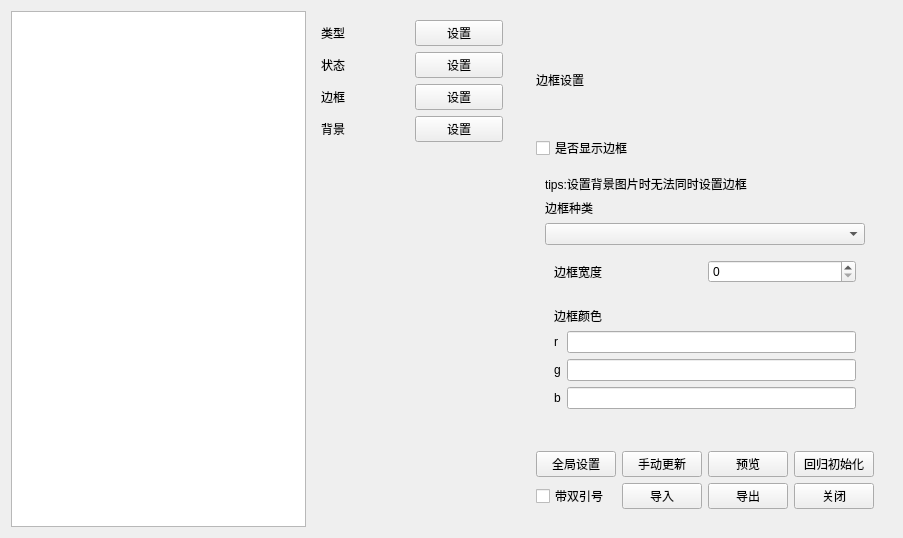
<?xml version="1.0" encoding="UTF-8"?>
<ui version="4.0">
 <class>MainQssWidget</class>
 <widget class="QWidget" name="MainQssWidget">
  <property name="geometry">
   <rect>
    <x>0</x>
    <y>0</y>
    <width>903</width>
    <height>538</height>
   </rect>
  </property>
  <property name="windowTitle">
   <string>Form</string>
  </property>
  <layout class="QHBoxLayout" name="horizontalLayout">
   <item>
    <widget class="QTextEdit" name="m_pTEQSS"/>
   </item>
   <item>
    <widget class="QWidget" name="widget" native="true">
     <property name="minimumSize">
      <size>
       <width>200</width>
       <height>0</height>
      </size>
     </property>
     <layout class="QGridLayout" name="gridLayout">
      <item row="0" column="0">
       <widget class="QLabel" name="label">
        <property name="text">
         <string>类型</string>
        </property>
       </widget>
      </item>
      <item row="2" column="0">
       <widget class="QLabel" name="label_3">
        <property name="text">
         <string>边框</string>
        </property>
       </widget>
      </item>
      <item row="1" column="1">
       <widget class="QPushButton" name="m_pBtnState">
        <property name="text">
         <string>设置</string>
        </property>
       </widget>
      </item>
      <item row="3" column="1">
       <widget class="QPushButton" name="m_pBtnBackground">
        <property name="text">
         <string>设置</string>
        </property>
       </widget>
      </item>
      <item row="1" column="0">
       <widget class="QLabel" name="label_2">
        <property name="text">
         <string>状态</string>
        </property>
       </widget>
      </item>
      <item row="0" column="1">
       <widget class="QPushButton" name="m_pBtnType">
        <property name="text">
         <string>设置</string>
        </property>
       </widget>
      </item>
      <item row="3" column="0">
       <widget class="QLabel" name="label_4">
        <property name="text">
         <string>背景</string>
        </property>
       </widget>
      </item>
      <item row="4" column="1">
       <spacer name="verticalSpacer">
        <property name="orientation">
         <enum>Qt::Vertical</enum>
        </property>
        <property name="sizeHint" stdset="0">
         <size>
          <width>20</width>
          <height>40</height>
         </size>
        </property>
       </spacer>
      </item>
      <item row="2" column="1">
       <widget class="QPushButton" name="m_pBtnBorder">
        <property name="text">
         <string>设置</string>
        </property>
       </widget>
      </item>
     </layout>
    </widget>
   </item>
   <item>
    <widget class="QWidget" name="widget_3" native="true">
     <property name="minimumSize">
      <size>
       <width>200</width>
       <height>0</height>
      </size>
     </property>
     <layout class="QVBoxLayout" name="verticalLayout">
      <item>
       <widget class="QStackedWidget" name="m_pMainStackedWgt">
        <property name="currentIndex">
         <number>2</number>
        </property>
        <widget class="QWidget" name="type">
         <layout class="QVBoxLayout" name="verticalLayout_2">
          <item>
           <widget class="QLabel" name="label_5">
            <property name="maximumSize">
             <size>
              <width>16777215</width>
              <height>30</height>
             </size>
            </property>
            <property name="text">
             <string>类型设置</string>
            </property>
           </widget>
          </item>
          <item>
           <widget class="QWidget" name="widget_5" native="true">
            <layout class="QVBoxLayout" name="verticalLayout_3">
             <item>
              <widget class="QLabel" name="label_6">
               <property name="text">
                <string>选择类型</string>
               </property>
              </widget>
             </item>
             <item>
              <widget class="QComboBox" name="m_pCBType"/>
             </item>
             <item>
              <widget class="QLineEdit" name="m_pLECustomType"/>
             </item>
            </layout>
           </widget>
          </item>
          <item>
           <spacer name="verticalSpacer_3">
            <property name="orientation">
             <enum>Qt::Vertical</enum>
            </property>
            <property name="sizeHint" stdset="0">
             <size>
              <width>20</width>
              <height>40</height>
             </size>
            </property>
           </spacer>
          </item>
         </layout>
        </widget>
        <widget class="QWidget" name="state">
         <layout class="QVBoxLayout" name="verticalLayout_5">
          <item>
           <widget class="QLabel" name="label_7">
            <property name="maximumSize">
             <size>
              <width>16777215</width>
              <height>30</height>
             </size>
            </property>
            <property name="text">
             <string>状态设置</string>
            </property>
           </widget>
          </item>
          <item>
           <widget class="QWidget" name="widget_2" native="true">
            <layout class="QVBoxLayout" name="verticalLayout_4">
             <item>
              <widget class="QLabel" name="label_8">
               <property name="text">
                <string>状态选择</string>
               </property>
              </widget>
             </item>
             <item>
              <widget class="QComboBox" name="m_pCBState"/>
             </item>
             <item>
              <spacer name="verticalSpacer_2">
               <property name="orientation">
                <enum>Qt::Vertical</enum>
               </property>
               <property name="sizeHint" stdset="0">
                <size>
                 <width>20</width>
                 <height>40</height>
                </size>
               </property>
              </spacer>
             </item>
            </layout>
           </widget>
          </item>
         </layout>
        </widget>
        <widget class="QWidget" name="border">
         <layout class="QVBoxLayout" name="verticalLayout_7">
          <item>
           <widget class="QLabel" name="label_9">
            <property name="text">
             <string>边框设置</string>
            </property>
           </widget>
          </item>
          <item>
           <widget class="QCheckBox" name="m_pCBIsShowBorder">
            <property name="text">
             <string>是否显示边框</string>
            </property>
           </widget>
          </item>
          <item>
           <widget class="QWidget" name="m_pWgtBorderConfig" native="true">
            <layout class="QVBoxLayout" name="verticalLayout_6">
             <item>
              <widget class="QLabel" name="label_24">
               <property name="text">
                <string>tips:设置背景图片时无法同时设置边框</string>
               </property>
              </widget>
             </item>
             <item>
              <widget class="QLabel" name="label_10">
               <property name="text">
                <string>边框种类</string>
               </property>
              </widget>
             </item>
             <item>
              <widget class="QComboBox" name="m_bCBBorderType"/>
             </item>
             <item>
              <widget class="QWidget" name="m_pWgtBorderWidth" native="true">
               <layout class="QHBoxLayout" name="horizontalLayout_5">
                <item>
                 <widget class="QLabel" name="label_23">
                  <property name="text">
                   <string>边框宽度</string>
                  </property>
                 </widget>
                </item>
                <item>
                 <widget class="QSpinBox" name="m_pSBBorderWidth"/>
                </item>
               </layout>
              </widget>
             </item>
             <item>
              <widget class="QWidget" name="m_pWgtBorderColor" native="true">
               <layout class="QGridLayout" name="gridLayout_2">
                <item row="1" column="1">
                 <widget class="QLineEdit" name="lineEdit_2"/>
                </item>
                <item row="2" column="1">
                 <widget class="QLineEdit" name="lineEdit_3"/>
                </item>
                <item row="1" column="0">
                 <widget class="QLabel" name="label_12">
                  <property name="text">
                   <string>r</string>
                  </property>
                 </widget>
                </item>
                <item row="2" column="0">
                 <widget class="QLabel" name="label_13">
                  <property name="text">
                   <string>g</string>
                  </property>
                 </widget>
                </item>
                <item row="3" column="1">
                 <widget class="QLineEdit" name="lineEdit_4"/>
                </item>
                <item row="0" column="0" colspan="2">
                 <widget class="QLabel" name="label_11">
                  <property name="text">
                   <string>边框颜色</string>
                  </property>
                 </widget>
                </item>
                <item row="3" column="0">
                 <widget class="QLabel" name="label_14">
                  <property name="text">
                   <string>b</string>
                  </property>
                 </widget>
                </item>
               </layout>
              </widget>
             </item>
            </layout>
           </widget>
          </item>
         </layout>
        </widget>
        <widget class="QWidget" name="background">
         <layout class="QVBoxLayout" name="verticalLayout_8">
          <item>
           <widget class="QLabel" name="label_15">
            <property name="text">
             <string>背景设置</string>
            </property>
           </widget>
          </item>
          <item>
           <widget class="QWidget" name="widget_8" native="true">
            <layout class="QHBoxLayout" name="horizontalLayout_2">
             <item>
              <widget class="QLabel" name="label_16">
               <property name="text">
                <string>背景颜色</string>
               </property>
              </widget>
             </item>
             <item>
              <widget class="QCheckBox" name="m_pCBIsBackgroundColor">
               <property name="text">
                <string>是否设置</string>
               </property>
              </widget>
             </item>
            </layout>
           </widget>
          </item>
          <item>
           <widget class="QWidget" name="m_pWgtBackgroundColor" native="true">
            <layout class="QGridLayout" name="gridLayout_3">
             <item row="0" column="0">
              <widget class="QLabel" name="label_17">
               <property name="text">
                <string>r:</string>
               </property>
              </widget>
             </item>
             <item row="0" column="1">
              <widget class="QLineEdit" name="m_pLEBackgroundRed"/>
             </item>
             <item row="1" column="0">
              <widget class="QLabel" name="label_18">
               <property name="text">
                <string>g:</string>
               </property>
              </widget>
             </item>
             <item row="1" column="1">
              <widget class="QLineEdit" name="m_pLEBackgroundGreen"/>
             </item>
             <item row="2" column="0">
              <widget class="QLabel" name="label_19">
               <property name="text">
                <string>b:</string>
               </property>
              </widget>
             </item>
             <item row="2" column="1">
              <widget class="QLineEdit" name="m_pLEBackgroundBlue"/>
             </item>
            </layout>
           </widget>
          </item>
          <item>
           <widget class="QWidget" name="widget_10" native="true">
            <layout class="QHBoxLayout" name="horizontalLayout_4">
             <item>
              <widget class="QLabel" name="label_20">
               <property name="text">
                <string>背景图片</string>
               </property>
              </widget>
             </item>
             <item>
              <widget class="QCheckBox" name="m_pCBIsBackgroundPic">
               <property name="text">
                <string>是否设置</string>
               </property>
              </widget>
             </item>
            </layout>
           </widget>
          </item>
          <item>
           <widget class="QWidget" name="m_pWgtBackgroundPic" native="true">
            <layout class="QVBoxLayout" name="verticalLayout_9">
             <item>
              <widget class="QLineEdit" name="m_pLEPicPath"/>
             </item>
             <item>
              <widget class="QPushButton" name="pushButton">
               <property name="text">
                <string>手动选择</string>
               </property>
              </widget>
             </item>
            </layout>
           </widget>
          </item>
         </layout>
        </widget>
        <widget class="QWidget" name="page">
         <layout class="QVBoxLayout" name="verticalLayout_10">
          <item>
           <widget class="QLabel" name="label_21">
            <property name="text">
             <string>预览</string>
            </property>
           </widget>
          </item>
          <item>
           <widget class="QLabel" name="m_pLabPreviewError">
            <property name="text">
             <string>其他种类控件不支持预览</string>
            </property>
           </widget>
          </item>
          <item>
           <widget class="QWidget" name="m_pWgtPreview" native="true">
            <layout class="QHBoxLayout" name="horizontalLayout_3">
             <item>
              <widget class="QStackedWidget" name="m_pPreviewStackWgt">
               <property name="currentIndex">
                <number>2</number>
               </property>
               <widget class="QWidget" name="page_2">
                <widget class="QPushButton" name="m_pPreviewBtn">
                 <property name="geometry">
                  <rect>
                   <x>100</x>
                   <y>120</y>
                   <width>80</width>
                   <height>20</height>
                  </rect>
                 </property>
                 <property name="text">
                  <string>预览</string>
                 </property>
                </widget>
               </widget>
               <widget class="QWidget" name="page_3">
                <widget class="QLabel" name="label_22">
                 <property name="geometry">
                  <rect>
                   <x>110</x>
                   <y>170</y>
                   <width>54</width>
                   <height>12</height>
                  </rect>
                 </property>
                 <property name="text">
                  <string>预览</string>
                 </property>
                </widget>
               </widget>
               <widget class="QWidget" name="page_4">
                <widget class="QLineEdit" name="lineEdit">
                 <property name="geometry">
                  <rect>
                   <x>120</x>
                   <y>180</y>
                   <width>113</width>
                   <height>20</height>
                  </rect>
                 </property>
                </widget>
               </widget>
              </widget>
             </item>
            </layout>
           </widget>
          </item>
         </layout>
        </widget>
       </widget>
      </item>
      <item>
       <widget class="QWidget" name="m_pBtnGlobalSettings" native="true">
        <property name="minimumSize">
         <size>
          <width>0</width>
          <height>30</height>
         </size>
        </property>
        <layout class="QGridLayout" name="gridLayout_4">
         <item row="1" column="1">
          <widget class="QPushButton" name="pushButton_5">
           <property name="text">
            <string>导入</string>
           </property>
          </widget>
         </item>
         <item row="0" column="1">
          <widget class="QPushButton" name="m_pBtnUpdate">
           <property name="text">
            <string>手动更新</string>
           </property>
          </widget>
         </item>
         <item row="1" column="2">
          <widget class="QPushButton" name="pushButton_4">
           <property name="text">
            <string>导出</string>
           </property>
          </widget>
         </item>
         <item row="0" column="3">
          <widget class="QPushButton" name="pushButton_6">
           <property name="text">
            <string>回归初始化</string>
           </property>
          </widget>
         </item>
         <item row="0" column="2">
          <widget class="QPushButton" name="m_pBtnPreview">
           <property name="text">
            <string>预览</string>
           </property>
          </widget>
         </item>
         <item row="1" column="3">
          <widget class="QPushButton" name="m_pBtnClose">
           <property name="text">
            <string>关闭</string>
           </property>
          </widget>
         </item>
         <item row="1" column="0">
          <widget class="QCheckBox" name="m_pCheckBoxDQM">
           <property name="text">
            <string>带双引号</string>
           </property>
          </widget>
         </item>
         <item row="0" column="0">
          <widget class="QPushButton" name="pushButton_2">
           <property name="text">
            <string>全局设置</string>
           </property>
          </widget>
         </item>
        </layout>
       </widget>
      </item>
     </layout>
    </widget>
   </item>
  </layout>
 </widget>
 <resources/>
 <connections/>
</ui>
